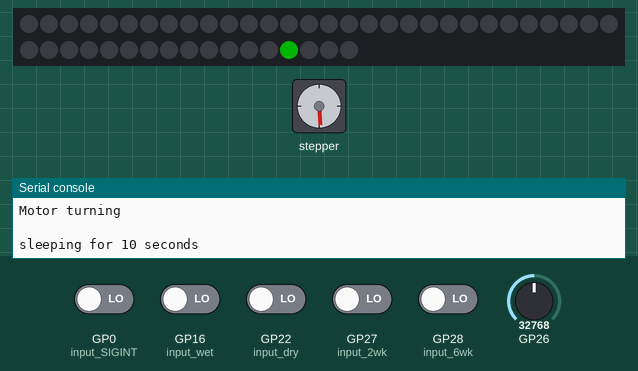
The program below on a simulated Raspberry Pi Pico running MicroPython. On the bench: 47 RGB LEDs in strip order, left to right, continuing on the next row, stepper motor, the last lines printed to the serial console. Inputs (shaded band) come from the test bench; at power-on: GP0 (input_SIGINT), GP16 (input_wet), GP22 (input_dry), GP27 (input_2wk), GP28 (input_6wk) LOW, GP26 = 32768 (analog values on the 0–65535 scale). Dim RGB values are drawn brighter than linear; WiFi joins after 1.5 s; the clock reads 2024-03-15 10:24:30 at power-on unless the program sets it; files the program writes start out absent; the stepper is drawn at 2048 steps a turn; threads take turns every 2 ms.

Above: at 9.6 s.
9.7 s: GP16 (input_wet) driven HIGH
At 49.33 s:
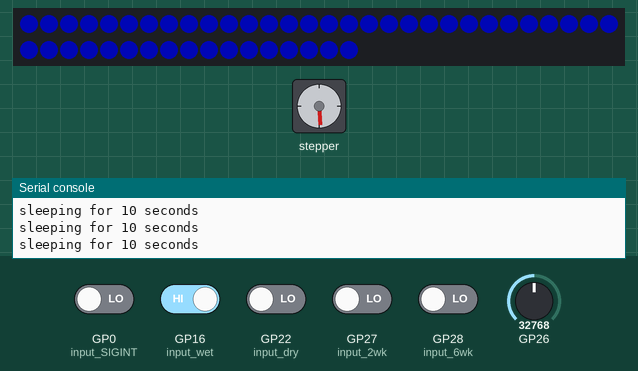
At 49.94 s:
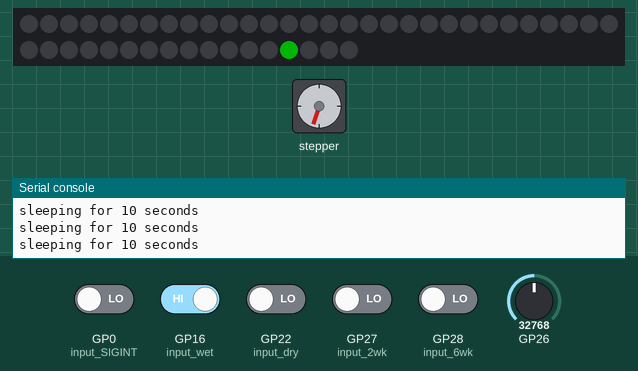
Timing chart, 0 to 51.2 s (numbered marks = the images above; inputs shaded):
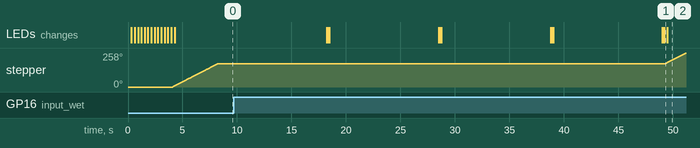

Measured:
- after the input at 9.7 s, the LEDs: first change after 8.6 s (image 1 shows a later state)

The program:

main.py
```python
# Her sker der ikke noget endnu ):
from time import sleep
import device
import moisture
import rotation

MINUTES = 60
UPDATE_INTERVAL = 10 #* MINUTES # Update interval in seconds, the time that is paused at the end of the loop

if __name__ == "__main__":

    startup = device.Startup()
    print("Startup done")
    moisture = moisture.Moisture()
    rotation = rotation.Step_Motor()
    if not startup.startup_aborted: startup.led.led_on_single(43, startup.led.green)

    while not startup.startup_aborted:

        # Moisture
        if moisture.too_dry():
            moisture.flash()

        startup.led.led_on_single(43, startup.led.green)

        #Rotation
        if rotation.is_time_to_rotate():
            rotation.rotate()

        print("sleeping for", UPDATE_INTERVAL, "seconds")
        sleep(UPDATE_INTERVAL)
```

device.py
```python
from socket import socket, AF_INET, SOCK_DGRAM, getaddrinfo
from struct import unpack
from network import WLAN, STA_IF
from time import gmtime, mktime, sleep_ms, localtime
from machine import RTC, Pin, reset
from neopixel import NeoPixel
from os import listdir
import _thread
from custom_exceptions import *

class Microcontroller:
    def __init__(self) -> None:
        self.input_SIGINT = Pin(0, Pin.IN, Pin.PULL_DOWN)
        self.input_2wk = Pin(27, Pin.IN, Pin.PULL_DOWN)
        self.input_6wk = Pin(28, Pin.IN, Pin.PULL_DOWN)
        self.input_dry = Pin(22, Pin.IN, Pin.PULL_DOWN)
        self.input_wet = Pin(16, Pin.IN, Pin.PULL_DOWN)

    def check_SIGINT(self) -> bool:
        if self.input_SIGINT.value() == 1:
            return True
        else: return False

    def check_setting_wetness(self) -> str:
        if self.input_wet.value() == 1:
            return "wet"
        elif self.input_wet.value() == 0 and self.input_dry.value() == 0:
            return "normal"
        elif self.input_dry.value() == 1:
            return "dry"
        else: return "error"

    def check_setting_turn_rate(self) -> int:
        if self.input_2wk.value() == 1:
            return 2
        elif self.input_2wk.value() == 0 and self.input_6wk.value() == 0:
            return 4
        elif self.input_6wk.value() == 1:
            return 6
        else: return 0


class LED_Strip():

    def __init__(self, led_brightness:int = 25) -> None:

        self.LED_PIXELS = 47
        self.LED_BRIGHTNESS = led_brightness # Sættes ved instantiering af objektet - Værdi mellem 1 og 100, hvor 100 er mest lys og 1 er næsten ingen lys
        self.led_strip = NeoPixel(Pin(17), self.LED_PIXELS)
        self.trail_stop = False

        # Colors
        self.red = (255, 5, 0)
        self.green = (0,255, 5)
        self.blue = (0, 10, 255)

    def hue_to_rgb(self, angle:int) -> tuple:
            # Inspiration: Ontaelio(2016?) https://www.instructables.com/How-to-Make-Proper-Rainbow-and-Random-Colors-With-/
            if angle < 60:
                red = 255; green = round(angle*4.25-0.01); blue = 0
            elif angle < 120:
                red = round((120-angle)*4.25-0.01); green = 255; blue = 0
            elif angle < 180:
                red = 0; green = 255; blue = round((angle-120)*4.25-0.01)
            elif angle < 240:
                red = 0; green = round((240-angle)*4.25-0.01); blue = 255
            elif angle < 300:
                red = round((angle-240)*4.25-0.01); green = 0; blue = 255
            else:
                red = 255; green = 0; blue = round((360-angle)*4.25-0.01)
            return (red, green, blue)

    def led_on(self, color:tuple) -> None:
        LED_R = int((color[0] / 100) * self.LED_BRIGHTNESS)
        LED_G = int((color[1] / 100) * self.LED_BRIGHTNESS)
        LED_B = int((color[2] / 100) * self.LED_BRIGHTNESS)

        for i in range(self.LED_PIXELS):
            self.led_strip[i] = (LED_R, LED_G, LED_B)
        self.led_strip.write()

    def led_on_single(self, pixel:int, color:tuple, write:bool = True) -> None:
        LED_R = int((color[0] / 100) * self.LED_BRIGHTNESS)
        LED_G = int((color[1] / 100) * self.LED_BRIGHTNESS)
        LED_B = int((color[2] / 100) * self.LED_BRIGHTNESS)

        self.led_strip[pixel] = (LED_R, LED_G, LED_B)
        if write: self.led_strip.write()

    def led_off(self) -> None:
        for i in range(self.LED_PIXELS):
            self.led_strip[i] = (0, 0, 0)
        self.led_strip.write()

    def led_flash_double(self, flashes:int = 1, on_time_ms:int = 60, delay_time_ms:int = 75, off_time_ms:int = 1500, color:tuple = (0,0,0)) -> None:
        if color == (0,0,0):
            color = self.blue
        for i in range(flashes):
            self.led_on(color)
            sleep_ms(on_time_ms)
            self.led_off()
            sleep_ms(delay_time_ms)
            self.led_on(color)
            sleep_ms(on_time_ms)
            self.led_off()
            if not i + 1 == flashes:
                sleep_ms(off_time_ms)

    def led_rainbow_trail(self, interval:int = 20, trail_length:int = 25, seconds:int = 0, colors:tuple = ("rainbow","rainbow","rainbow")) -> None:
        stopwatch = Stopwatch()
        self.trail_stop = False
        angle = 1
        led = 0
        direction = 1
        while self.trail_stop == False:
            if colors == ("rainbow","rainbow","rainbow"):
                color = self.hue_to_rgb(angle)
            else: color = colors
            self.led_on_single(led, color, False)
            if trail_length <= led:
                off_led = led - trail_length
                self.led_strip[off_led] = (0, 0, 0)
            else:
                off_led = self.LED_PIXELS - trail_length + led
                self.led_strip[off_led] = (0, 0, 0)
            self.led_strip.write()
            if led >= self.LED_PIXELS - 1: led = 0
            else: led += 1
            if angle == 255:
                direction = -1
            elif angle == 1:
                direction = 1
            angle += 1 * direction
            sleep_ms(interval)
            if stopwatch.get_time() >= seconds and seconds > 0: break
        self.trail_stop = True
        self.led_off()

class Time:

    def __init__(self) -> None:
        self.files = Files()
        self.wifi = WiFi()

        self.NTP_EPOCH = 2208988800 # 1970-01-01 00:00:00
        self.NTP_QUERY = b"\x23" + (47 * b"\0") # https://stackoverflow.com/a/26938508

    def ntp_fetch_unix_time(self, host:str = "pool.ntp.org", port:int = 123) -> int:
        ### Inspiration fra
        # https://stackoverflow.com/a/33436061
        sockaddr = getaddrinfo(host, port)[0][-1]
        sock = socket(AF_INET, SOCK_DGRAM)
        sock.settimeout(2.0)
        msg = None
        while msg == None: # <------------------------------------------------------------------------------------------- #TODO - Noget med at den skal time ud efter et minut

            try:
                sock.sendto(self.NTP_QUERY, sockaddr)
                print("NTP query sent - waiting 2s for response") # <---------------------------------------------------- #DEBUG
                msg, address = sock.recvfrom(1024)
            except OSError:
                print("Timeout waiting for UDP-package!") # <------------------------------------------------------------ #DEBUG
        sock.close()
        value = unpack("!I", msg[40:44])[0]
        time = int(value - self.NTP_EPOCH)
        return time

    def read_timezone(self) -> tuple:
        settings = self.files.read_settings()
        try:
            timezone = int(settings["timezone"])
            tz_expiry = int(settings["tz_expiry"])
            return(timezone, tz_expiry)
        except KeyError:
            return(None, None)
        except TypeError:
            return(None, None)

    def check_timezone(self, current_unixtime:int) -> int:
        timezone, tz_expiry = self.read_timezone()
        if (timezone == None or tz_expiry == None) or current_unixtime > tz_expiry:
            print("Fetching new timezone-data") # <---------------------------------------------------------------------- #DEBUG
            timezone, tz_expiry = self.get_timezone()
            self.files.write_settings({"tz_expiry":tz_expiry})
            self.files.write_settings({"timezone":timezone})
        else:
            print(f"timezone '{timezone}' fetched from settings - Expires {self.format_time(gmtime(tz_expiry))}") # <---- #DEBUG
        return timezone

    def apply_timezone(self, unix_time_utc:int) -> int:
        timezone = self.check_timezone(unix_time_utc)
        time = unix_time_utc + (timezone * 3600)
        return time

    def time_now(self) -> tuple:
        """
        Returns time in tuple: ((Year, Month, Day, Hour, Minute, Second, Weekday, Day_in_year), unixtime)
                      Example: ((2023, 4, 10, 17, 53, 34, 0, 100), 1681149214)
        """
        unixtime_utc = self.ntp_fetch_unix_time()
        unixtime = self.apply_timezone(unixtime_utc)
        time = gmtime(int(unixtime))
        return (time, unixtime)

    def get_timezone(self) -> tuple:
        # Sommertid (UTC+2) starter den sidste søndag i marts
        # Normaltid (UTC+1) starter den sidste søndag i oktober
        now_unix = self.ntp_fetch_unix_time()
        time_tuple = gmtime(int(now_unix))

        def strip_time_from_unix(unix_time:int) -> int:
            hours = gmtime(unix_time)[3] * 3600
            minutes = gmtime(unix_time)[4] * 60
            seconds = gmtime(unix_time)[5]
            return unix_time - (hours + minutes + seconds)

        last_sunday_march = 0
        last_sunday_october = 0
        now_date = strip_time_from_unix(int(now_unix))
        day = 3600 * 24

        for counter in range(365):
            time = int(now_date + counter * day)
            time_tuple = gmtime(time)
            if time_tuple[1] == 3 and time_tuple[6] == 6:
                last_sunday_march = time
            elif time_tuple[1] == 10 and time_tuple[6] == 6:
                last_sunday_october = time
        next_summertime = last_sunday_march
        next_normaltime = last_sunday_october

        if next_summertime < next_normaltime:
            return (1, next_summertime) # Format: (Tidszone nu (UTC+#), Næste skift)
        else:
            return (2, next_normaltime) # Format: (Tidszone nu (UTC+#), Næste skift)

    def set_RTC(self, time_tuple:tuple) -> None:
        RTC().datetime((time_tuple[0], time_tuple[1], time_tuple[2], time_tuple[6], time_tuple[3], time_tuple[4], time_tuple[5], 0))

    def format_time(self, time_tuple:tuple) -> str:
        time = f"{time_tuple[0]}-{time_tuple[1]:02d}-{time_tuple[2]:02d} {time_tuple[3]:02d}:{time_tuple[4]:02d}:{time_tuple[5]:02d}"
        return time


class Stopwatch:

    def __init__(self) -> None:
        self.start_time = mktime(localtime())
        self.lap_times = []

    def get_time(self) -> int:
        start = self.start_time
        time = mktime(localtime())
        delta = time - start
        return delta


class WiFi:

    def __init__(self) -> None:
        self.default_ssid = "INSERT_YOUR_SSID_HERE" # <------------------------------------------------------------------------------ Default Wi-Fi SSID sættes her
        self.default_pass = "12345678" # <------------------------------------------------------------------------------------------- Default Wi-Fi pass sættes her
        self.wlan = WLAN(STA_IF)

    def connect(self, ssid:str = "", password:str = "", timeout:int = 5, tries:int = 3) -> None:
        for i in range(tries):
            stopwatch = Stopwatch()
            if ssid == "" or password == "":
                ssid = self.default_ssid
                password = self.default_pass

            self.wlan.active(True)
            self.wlan.connect(ssid, password)
            while self.wlan.isconnected() == False:
                if stopwatch.get_time() >= timeout: break # Timeout
                print('Waiting for Wi-Fi connection...', stopwatch.get_time())
                sleep_ms(1000)
            if self.wlan.isconnected() == True:
                print(self.wlan.ifconfig())
                break
            else:
                print(f"Failed to connect to WiFi on try {i+1} of {tries}")
        if self.wlan.isconnected() == False:
            raise WiFiError

    def check_connection(self):
        if self.wlan.isconnected() == True:
            return True
        else:
            return False

    def disconnect(self):
        self.wlan.active(False)

    # <------------------------------------------------------------------------------------------------------------------ #TODO
    # Metode der lav WiFi-hotspot som man kan connecte til
    # Når man connecter bliver man redirectet til en side i browser (ala net.aau.dk og alle andre pay-to-access-wifi)
    # her vises resultatet fra en WiFi-scan. Man kan vælge et SSID og skrive en kode
    # Der forsøges at forbinde, hvis der er success gemmes SSID og password i settings-fil
    # Hvis der ikke er success vises en fejlmeddelse og der laves et nyt scan som vises på siden.


class Files:

    def __init__(self) -> None:
        self.SETTINGS_FILE = "settings.file"

    def read_settings(self) -> dict:
        try:
            if not self.SETTINGS_FILE in listdir():
                raise NameError("File does not exist")
            file = open(self.SETTINGS_FILE,"r")
            contents = file.read()
            settings_dict = {}
            contents = contents.strip(",")
            for kv in contents.split(","):
                if kv == "None:None":
                    pass
                else:
                    key, value = kv.split(":")
                    settings_dict[key] = value
            file.close()
            return settings_dict
        except Exception as e:
            file = open(self.SETTINGS_FILE,"w")
            file.close()
            return {None:None}

    def write_settings(self, new_settings_dict:dict) -> None:
        settings_dict = self.read_settings()
        settings_dict.update(new_settings_dict)
        settings_str = ""
        file = open(self.SETTINGS_FILE,"w")
        for each in settings_dict:
            settings_str += f"{each}:{settings_dict[each]},"
        file.write(settings_str)
        file.close()


class Startup:

    def __init__(self) -> None:
        self.startup_done = False
        self.startup_aborted = False
        self.led = LED_Strip(25)
        self.io = Microcontroller()
        self.wifi = WiFi()
        self.files = Files()
        self.time = Time()

        _thread.start_new_thread(self.wait_for_startup, ()) # Laver fancy lys imens systemet starter op

        for i in range(10): # Giver 2 sek under startup til at afbryde startup med SIGINT-knappen
            print(f"Startup interrupt timer: {10-i:02d}")
            if self.io.check_SIGINT():
                self.kill_lights()
                sleep_ms(200)
                self.led.LED_BRIGHTNESS = 10
                self.led.led_on(self.led.red)
                self.startup_aborted = True
                print("Startup interrupted using SIGINT!")
                return None
            sleep_ms(200)

        try: # Starter startup-sekvensen og holder øje med fejl
            self.startup_seq()
        except WiFiError as e:
            self.kill_lights()
            print(e, "\nRestarting device")
            self.led.led_flash_double(4, color=self.led.red)
            # Device reset
            reset()
        except:
            print("something something")
            self.startup_done = True

    def kill_lights(self) -> None:
        self.led.trail_stop = True
        self.startup_done = True

    def wait_for_startup(self):
        while not self.startup_done:
            self.led.led_rainbow_trail()

    def startup_seq(self):
        settings = self.files.read_settings()
        try:
            # Hvis der er wifi-credentials: connect
            ssid = settings["wifi_ssid"]
            password = settings["wifi_password"]
            self.wifi.connect(ssid, password)
        except KeyError as e:
            # ellers kør metode til at vælge sside og skrive password ind
            print("no WiFi login is stored in settings! - Starting login page")
            self.wifi.connect() # Indtil metoden med login er lavet køres denne, her bruges default credentials som defineres i WiFi.__init__()

        time = self.time.time_now()[0]
        self.time.set_RTC(time)
        self.kill_lights()

if __name__ == "__main__":
    io = Microcontroller()
    print(io.check_setting_turn_rate())
    print(io.check_setting_wetness())
    pass
```

custom_exceptions.py
```python
class CustomError(Exception):
    "Raised when the exception is of type CustomError"
    def __init__(self) -> None:
        super().__init__("This is a custom exception")

class WiFiError(Exception):
    "Raised when something is wrong with the wifi-connection"
    def __init__(self) -> None:
        super().__init__("There was a problem with the WiFi-connection")
```

Source omitted: moisture.py (2771 bytes), rotation.py (5800 bytes)
